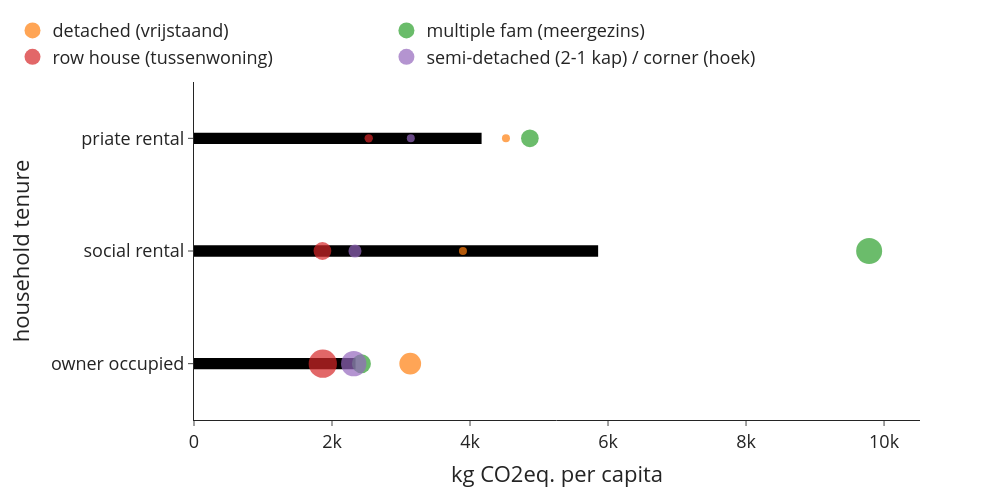

Notebook code cell kept with this figure:
### Code cell
#floor area per tenure
use_m2_total_inc = (ghg_annual.sum(1)*use['n_hhd']).groupby(level=0, sort=False).sum() #m2 total in each group summed by tenure
use_cap_total_inc = use['n_hhdmem2019'].groupby(level=0, sort=False).sum() #no. of people in each group summed by tenure
use_m2_per_cap_inc = use_m2_total_inc / use_cap_total_inc #m2/cap in each income group
use_m2_per_cap_inc.plot(kind='bar') #per person
"""interpretation: especially the highest income decile has considerably more floor area available than the vast majority"""

#floor area per tenure and building type
use_m2_total_tenure_type = (ghg_annual.sum(1)*use['n_hhd']).groupby(level=[0,1], sort=False).sum() #m2 total in each group summed by tenure
use_cap_total_tenure_type = use['n_hhdmem2019'].groupby(level=[0,1], sort=False).sum() #no. of people in each group summed by tenure
use_m2_per_cap_tenure_type = use_m2_total_tenure_type / use_cap_total_tenure_type #m2/cap in each income group

#preparing the dataframes for plotting
df = use_m2_per_cap_inc
df2=use_m2_per_cap_tenure_type.rename('value').to_frame()
df2['n_hhd'] = use['n_hhd'].groupby(level=[0,1], sort=False).sum()
df2 = df2.reset_index()

#plot
colors = ['#000000', #construction
                            '#fe6100', #buildings                                              
                                        '#648fff', #roads
                                        '#785ef0', #railways
                                        '#ffb000', #electricity
                                        '#808080', #other civil engineering
                                        '#000000', #construction
                                        ]
fig = px.bar(df, x=df.values, y=df.index,  
             labels={'x':'kg CO2eq. per capita', 'tenure_lab':'household tenure'}, 
             template='simple_white', 
             color_discrete_sequence=colors) 
fig.update_layout(width=1000, height=500, 
                      #xaxis_tickformat = '.0%',
                      font=dict(size=18),
                      bargap=0.9,
                      legend=dict(
        orientation="h",
        #entrywidth=70,
        yanchor="bottom",
        y=1.02,
        xanchor="left",
        x=-0.25,
    ))

df2=use_m2_per_cap_tenure_type.rename('value').to_frame()
df2['n_hhd'] = use['n_hhd'].groupby(level=[0,1], sort=False).sum()

for i in df2.index.levels[1].to_list():
    df_plot = df2.xs(i, level=1)
    fig.add_trace(go.Scatter(
            y=df_plot.index, 
            x=df_plot['value'],
            mode='markers',
            name=i,
            marker=dict(size=df_plot['n_hhd'],
                        sizemode='area',
                        sizeref=4*max(df2['n_hhd'])/(40.**2),
                        sizemin=4,
                        #color=10*[0, 1, 2, 3],
                        ),
            showlegend=True
        ))
fig.update_traces(marker_line_width=0)
fig.write_image('visualisations/bubblechart_ghg_per_cap_tenure_type.png', scale=3)
fig.show()

### Figure 1 — Plotly figure (JSON) as saved in the notebook; plotly's stock layout.template omitted (floating-point values rounded to 4 significant figures)
{"data": [{"alignmentgroup": "True", "hovertemplate": "kg CO2eq. per capita=%{x}<br>household tenure=%{y}<extra></extra>", "legendgroup": "", "marker": {"color": "#000000", "line": {"width": 0}, "pattern": {"shape": ""}}, "name": "", "offsetgroup": "", "orientation": "h", "showlegend": false, "textposition": "auto", "type": "bar", "x": [2341.0, 5857.0, 4168.0], "xaxis": "x", "y": ["owner occupied", "social rental", "priate rental"], "yaxis": "y"}, {"marker": {"line": {"width": 0}, "size": [901780, 3455, 56985], "sizemin": 4, "sizemode": "area", "sizeref": 3815.0}, "mode": "markers", "name": "detached (vrijstaand)", "showlegend": true, "type": "scatter", "x": [3133.0, 3897.0, 4521.0], "y": ["owner occupied", "social rental", "priate rental"]}, {"marker": {"line": {"width": 0}, "size": [689135, 1292440, 596785], "sizemin": 4, "sizemode": "area", "sizeref": 3815.0}, "mode": "markers", "name": "multiple fam (meergezins)", "showlegend": true, "type": "scatter", "x": [2426.0, 9784.0, 4867.0], "y": ["owner occupied", "social rental", "priate rental"]}, {"marker": {"line": {"width": 0}, "size": [1526135, 602470, 134250], "sizemin": 4, "sizemode": "area", "sizeref": 3815.0}, "mode": "markers", "name": "row house (tussenwoning)", "showlegend": true, "type": "scatter", "x": [1867.0, 1861.0, 2532.0], "y": ["owner occupied", "social rental", "priate rental"]}, {"marker": {"line": {"width": 0}, "size": [1226775, 327490, 81940], "sizemin": 4, "sizemode": "area", "sizeref": 3815.0}, "mode": "markers", "name": "semi-detached (2-1 kap) / corner (hoek)", "showlegend": true, "type": "scatter", "x": [2315.0, 2333.0, 3142.0], "y": ["owner occupied", "social rental", "priate rental"]}], "layout": {"bargap": 0.9, "barmode": "relative", "font": {"size": 18}, "height": 500, "legend": {"orientation": "h", "tracegroupgap": 0, "x": -0.25, "xanchor": "left", "y": 1.02, "yanchor": "bottom"}, "margin": {"t": 60}, "width": 1000, "xaxis": {"anchor": "y", "domain": [0, 1], "title": {"text": "kg CO2eq. per capita"}}, "yaxis": {"anchor": "x", "domain": [0, 1], "title": {"text": "household tenure"}}}}
